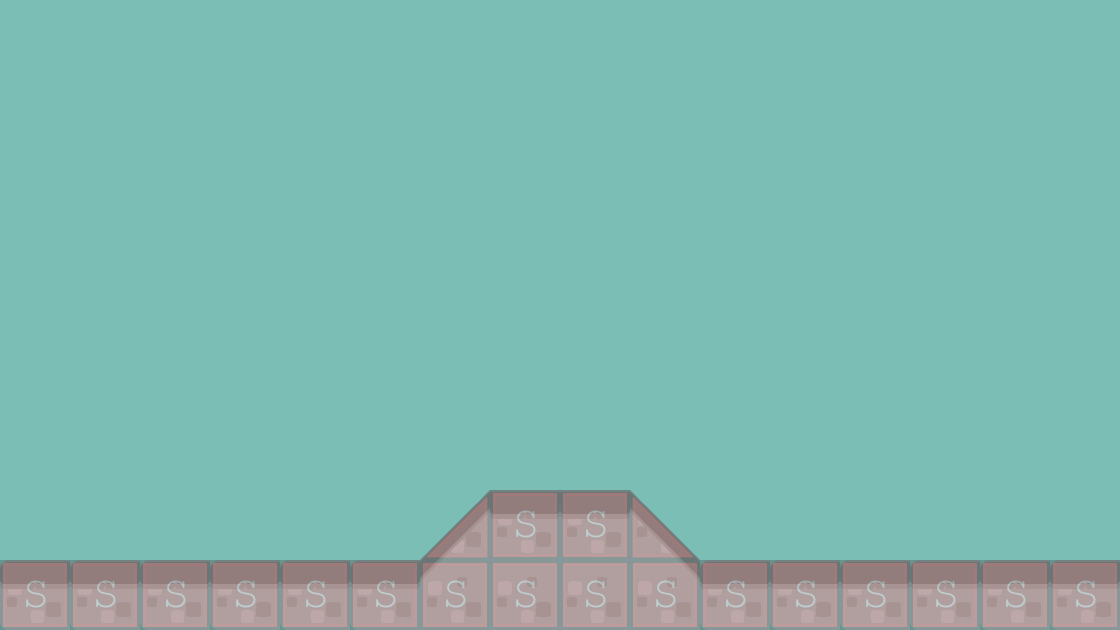

Tiled map render using the project's own tile images. Description and the map definition, with tile-layer contents summarised, below:
An orthogonal 16x9 tile map with 70x70 px tiles, 2 tile layers (Background1, collision), 2 tilesets and 2 objects (PlayerBase, EnemyBase).

<map version="1.0" orientation="orthogonal" renderorder="right-down" width="16" height="9" tilewidth="70" tileheight="70" backgroundcolor="#7bbeb6">
 <tileset firstgid="1" name="background-tiles" tilewidth="70" tileheight="70">
  <image source="../img/background-tiles.png" width="910" height="910" />
 </tileset>
 <tileset firstgid="170" name="meta-tiles" tilewidth="70" tileheight="70">
  <image source="../img/meta-tiles.png" width="350" height="70" />
  <tile id="1">
   <properties>
    <property name="type" value="lslope" />
   </properties>
  </tile>
  <tile id="3">
   <properties>
    <property name="type" value="rslope" />
   </properties>
  </tile>
  <tile id="4">
   <properties>
    <property name="type" value="solid" />
   </properties>
  </tile>
 </tileset>
 <layer name="Background1" width="16" height="9">
  <properties>
   <property name="type" value="collision" />
  </properties>
  <data>[144 cells, 20 non-empty, 7 distinct tile ids]</data>
 </layer>
 <layer name="collision" width="16" height="9" opacity="0.21">
  <data>[144 cells, 20 non-empty, 3 distinct tile ids]</data>
 </layer>
 <objectgroup name="BaseEntities">
  <object name="PlayerBase" x="210" y="420" width="70" height="138">
   <properties>
    <property name="PlayerBase" value="" />
   </properties>
  </object>
  <object name="EnemyBase" x="838" y="416" width="72" height="142">
   <properties>
    <property name="EnemyBase" value="" />
   </properties>
  </object>
 </objectgroup>
</map>
